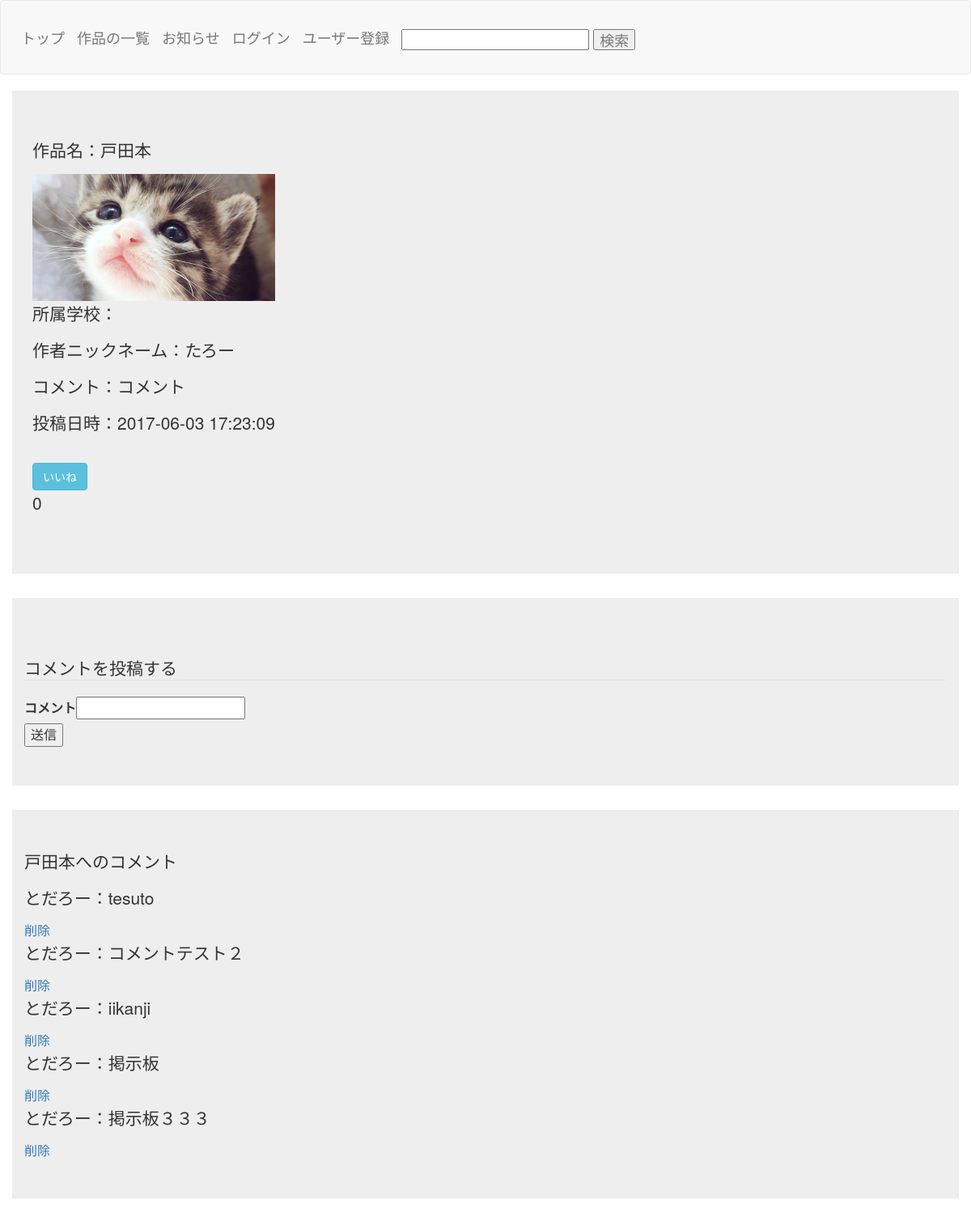
Screenshot of /opendetail.php?id=4 with the database file from the repository.
### tables this page shows
CREATE TABLE IF NOT EXISTS `kashimawork_table` (
  `id` int(12) NOT NULL AUTO_INCREMENT,
  `workname` varchar(64) NOT NULL,
  `comment` text,
  `date` datetime NOT NULL,
  `img` varchar(128) NOT NULL,
  `userid` int(64) NOT NULL,
  `manthday` date NOT NULL,
  `workowner` varchar(64) DEFAULT NULL,
  `studentname` varchar(64) DEFAULT NULL,
  `ownercampus` varchar(64) DEFAULT NULL,
  PRIMARY KEY (`id`)
);

CREATE TABLE IF NOT EXISTS `kashimaworkboard` (
  `id` int(12) NOT NULL AUTO_INCREMENT,
  `boardcomment` text NOT NULL,
  `commentnickname` varchar(128) NOT NULL,
  `date` datetime NOT NULL,
  `workid` int(64) NOT NULL,
  `userid` int(12) NOT NULL,
  PRIMARY KEY (`id`)
);

### functions.php (called while the page is built, shortened)
<?php
function h($str){
  return htmlspecialchars($str, ENT_QUOTES, "UTF-8");
}
?>

### opendetail.php (the view, shortened to what this page needs)
<?php
include("functions.php");
$id = $_GET["id"];
$pdo = db_con();
$stmt = $pdo->prepare("SELECT * FROM kashimawork_table WHERE id=:id");
$stmt->bindValue(':id', $id, PDO::PARAM_INT);
$status = $stmt->execute();
if($status==false){
  $error = $stmt->errorInfo();
  exit("ErrorQuery:".$error[2]);
}else{
    $row = $stmt->fetch();
}
$stmt3 = $pdo->prepare("SELECT * FROM kashimaworkboard WHERE workid=:id");
$stmt3->bindValue(':id', $id, PDO::PARAM_INT);
$status3 = $stmt3->execute();
if($status3==false){
  $error = $stmt3->errorInfo();
  exit("ErrorQuery:".$error[2]);
}else{
  while( $result2 = $stmt3->fetch(PDO::FETCH_ASSOC)){
   $data[] = $result2;
  }
}
function get_count($file) {
	$filename = 'data/'.$file.'.dat';
	$fp = @fopen($filename, 'r');
	if ($fp) {
		$vote = fgets($fp, 9182);
	} else {
		$vote = 0;
	}
	return $vote;
}
?>
<!DOCTYPE html>
<html lang="ja">
<head>
  <link href="css/bootstrap.min.css" rel="stylesheet">
</head>
<body>
<header>
  <nav class="navbar navbar-default">
    <div class="container-fluid">
        <div class="navbar-header">
        <a class="navbar-brand" href="index.php">トップ</a>
        <a class="navbar-brand" href="selectbook.php">作品の一覧</a>
        <a class="navbar-brand" href="selectbook.php">お知らせ</a>
        <?php
            if(
                !isset($_SESSION["chk_ssid"]) || $_SESSION["chk_ssid"]!=session_id()
            ) {
        ?>
            <a class="navbar-brand" href="login.php">ログイン</a>
            <a class="navbar-brand" href="registration.php">ユーザー登録</a>
        <?php } ?>
<form class="navbar-brand"  action="searchresult.php" method="post">
<input type="text" name="search">
<input type="submit" value="検索">
</form>
        </div>
    </div>
  </nav>
</header>
  <div class="container jumbotron">
    <div class="">
        <p>作品名：<?=$row["workname"]?></p>
        <img src="<?=$row["img"]?>" width="300px"><br>
        <p>所属学校：<?=$row["ownercampus"]?></p>
        <p>作者ニックネーム：<?=$row["workowner"]?></p>
        <p>コメント：<?=$row["comment"]?></p>
        <p>投稿日時：<?=$row["date"]?></p>
    </div>
    <div class="btn_area">
    <button type="button" class="btn btn-info btn_vote" method="post" id="vote_<?=$row["id"]?>">いいね</button>
    <p class="vote_<?=$row["id"]?>"><?= get_count('vote_$row["id"]') ?></p>
    </div>
  </div>
   <div class="container jumbotron">
    <form method="post" action="insertcomment.php">
    <fieldset>
    <legend>コメントを投稿する</legend>
     <label>コメント<input type="text" name="boardcomment"></label><br>
     <input type="submit" value="送信">
    </fieldset>
    </form>
</div>
 <div class="container jumbotron">
        <p><?=$row["workname"]?>へのコメント</p>
              <?php foreach ((array) $data as $key => $value): ?>
                    <p><?=h($value["commentnickname"])?>：<?=h($value["boardcomment"])?></p>
                    <a href="deletecomment.php?id=<?=$value['id']; ?>"> 削除 </a>
              <?php endforeach; ?>
 </div>
</body>
</html>

### opendetail.php (style rules this page uses)
div { padding: 10px;font-size:16px; }

### rows the page displays
kashimawork_table: workname "戸田本", img (picture), workowner "たろー", comment "コメント", date "2017-06-03 17:23:09"
kashimaworkboard: commentnickname "とだろー", boardcomment "tesuto"
kashimaworkboard: commentnickname "とだろー", boardcomment "コメントテスト２"
kashimaworkboard: commentnickname "とだろー", boardcomment "iikanji"
kashimaworkboard: commentnickname "とだろー", boardcomment "掲示板"
kashimaworkboard: commentnickname "とだろー", boardcomment "掲示板３３３"

### other values shown
get_count('vote_$row["id"]') "0"
